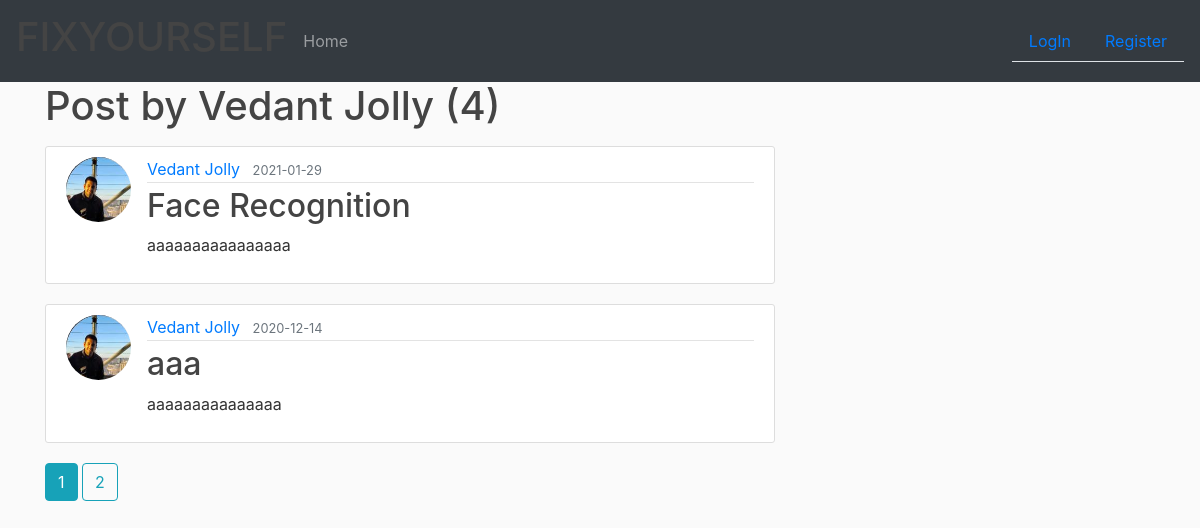
Screenshot of /user/Vedant Jolly with the database file from the repository.
### codebreak/models.py (models this page shows, shortened)
class User(db.Model,UserMixin):
    id = db.Column(db.Integer,primary_key=True)
    name = db.Column(db.String(20),nullable=False)
    email = db.Column(db.String(120),unique=True,nullable=False)
    image_file = db.Column(db.String(20),nullable=False,default = 'default.jpg')
    password = db.Column(db.String(60),nullable=False)
    posts = db.relationship('Post', backref='author', lazy=True)
    feedbacks = db.relationship('Feedback',backref='customer',lazy=True)

class Post(db.Model):
    id = db.Column(db.Integer,primary_key = True)
    title = db.Column(db.String(100),nullable = False)
    date_posted = db.Column(db.DateTime,nullable = False,default = datetime.utcnow)
    content = db.Column(db.Text,nullable=False)
    image_file = db.Column(db.String(20),nullable=False,default = 'default1.jpg')
    user_id = db.Column(db.Integer, db.ForeignKey('user.id'), nullable=False)

### codebreak/routes.py (the view)
@app.route("/user/<string:username>")
def user_posts(username):
    page = request.args.get('page',1,type = int)
    user = User.query.filter_by(name = username).first_or_404()
    posts = Post.query.filter_by(author=user).order_by(Post.date_posted.desc()).paginate(page=page,per_page = 2)
    return render_template('user_posts.html',posts=posts,user=user)

### codebreak/templates/user_posts.html
{% extends 'layout.html' %}
{% block content %}
  <h1 class="mb-3">Post by {{ user.name }} ({{posts.total}})</h1>
  {% for post in posts.items %}
      <article class="media content-section">
        <img class="rounded-circle article-img" src="{{ url_for('static',filename = 'profile_pics/' + post.author.image_file) }}">
        <div class="media-body">
          <div class="article-metadata">
            <a class="mr-2" href="{{ url_for('user_posts',username=post.author.name) }}">{{ post.author.name }}</a>
            <small class="text-muted">{{ post.date_posted.strftime("%Y-%m-%d") }}</small>
          </div>
          <h2><a class="article-title" href="{{ url_for('post',post_id = post.id) }}">{{ post.title }}</a></h2>
          <p class="article-content">{{ post.content }}</p>
        </div>
      </article>
  {% endfor %}
  {% for page_num in posts.iter_pages(left_edge=1,right_edge=1,left_current=1,right_current=2) %}
    {% if page_num %}
      {% if posts.page == page_num %}
        <a class="btn btn-info mb-4" href="{{url_for('user_posts',username = user.name,page=page_num)}}">{{page_num}}</a>
      {% else %}
        <a class="btn btn-outline-info mb-4" href="{{url_for('user_posts',username = user.name,page=page_num)}}">{{page_num}}</a>
      {% endif %}
    {% else %}
      ...
    {% endif %}
  {% endfor %}
{% endblock content %}

### codebreak/static/main.css (style rules this page uses)
body { background: #fafafa; color: #333333; }
h1, h2, h3, h4, h5, h6 { color: #444444; }
.content-section { background: #ffffff; padding: 10px 20px; border: 1px solid #dddddd; border-radius: 3px; margin-bottom: 20px; }
.article-title { color: #444444; }
.article-content { white-space: pre-line; }
.article-img { height: 65px; width: 65px; margin-right: 16px; }
.article-metadata { padding-bottom: 1px; margin-bottom: 4px; border-bottom: 1px solid #e3e3e3 }

### rows the page displays
User: name "Vedant Jolly"
Post: image_file (picture), author.name "Vedant Jolly", date_posted "2021-01-29", title "Face Recognition", content "aaaaaaaaaaaaaaaa"
Post: image_file (picture), author.name "Vedant Jolly", date_posted "2020-12-14", title "aaa", content "aaaaaaaaaaaaaaa"

### other values shown
{{ posts.total }} "4"
{{ page_num }} "1"
{{ page_num }} "2"
